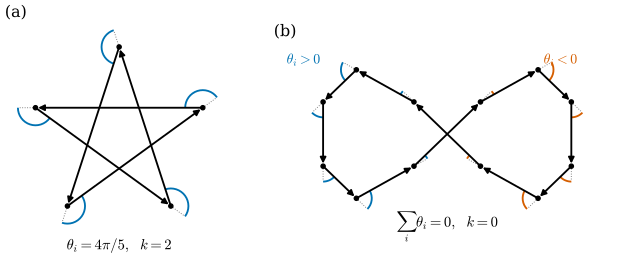

Source code (Python):
"""Figure 37.4.2: discrete turning numbers.

(a) the pentagram {5/2} (vertices of a regular pentagon visited with step 2): every turning angle is 4 pi/5, k = 2;
(b) the figure-eight (sin t, sin t cos t) sampled at 12 parameter values: turning angles of both signs, k = 0.

Run: PYTHONPATH=tools python3 chapters/37-curves-smooth-discrete/figures/fig-37-4-2-discrete-turning.py
"""
import sys
from pathlib import Path

import numpy as np

sys.path.insert(0, str(Path(__file__).resolve().parents[1] / "lib"))
import dgfig  # noqa: E402
dgfig.setup()
import matplotlib.pyplot as plt  # noqa: E402
from matplotlib.patches import Arc  # noqa: E402

import dgdec as dd  # noqa: E402
import ddg37  # noqa: E402

C = dgfig.COLORS
a = np.pi / 2 + 2 * np.pi * 2 * np.arange(5) / 5
P5 = np.stack([np.cos(a), np.sin(a)], 1)
th5 = dd.turning_angles(P5, True)
assert np.allclose(th5, 4 * np.pi / 5) and abs(th5.sum() / (2 * np.pi) - 2) < 1e-12
P8, _ = ddg37.sample("figure8", 12, phase=np.pi / 12)
th8 = dd.turning_angles(P8, True)
assert abs(th8.sum()) < 1e-12 and np.abs(th8).max() < np.pi - 0.1


def draw(ax, P, th, r):
    n = len(P)
    E = np.roll(P, -1, 0) - P
    for i in range(n):
        ax.annotate("", xy=P[(i + 1) % n], xytext=P[i],
                    arrowprops=dict(arrowstyle="-|>", color=C["main"], lw=1.4, mutation_scale=9, shrinkA=0,
                                    shrinkB=2))
    ax.plot(P[:, 0], P[:, 1], "o", color=C["main"], ms=3.2, zorder=5)
    for i in range(n):
        a_in = np.degrees(np.arctan2(E[i - 1, 1], E[i - 1, 0]))
        col = C["tangent"] if th[i] > 0 else C["normal"]
        t1, t2 = (a_in, a_in + np.degrees(th[i])) if th[i] > 0 else (a_in + np.degrees(th[i]), a_in)
        ext = P[i] + 0.9 * r * E[i - 1] / np.linalg.norm(E[i - 1])
        ax.plot([P[i, 0], ext[0]], [P[i, 1], ext[1]], color=C["aux"], lw=0.7, ls=":")
        ax.add_patch(Arc(P[i], 2 * r, 2 * r, theta1=t1, theta2=t2, color=col, lw=1.4))


fig, (ax, bx) = plt.subplots(1, 2, figsize=(7.0, 3.0), gridspec_kw={"width_ratios": [1, 1.25]})
draw(ax, P5, th5, 0.2)
ax.text(0, -1.3, r"$\theta_i = 4\pi/5,\ \ k = 2$", ha="center", fontsize=11)
ax.set_aspect("equal")
ax.set_xlim(-1.3, 1.3)
ax.set_ylim(-1.45, 1.25)
ax.set_axis_off()
ax.set_title("(a)", fontsize=12, loc="left")
draw(bx, P8, th8, 0.12)
bx.text(0, -0.72, r"$\sum_i \theta_i = 0,\ \ k = 0$", ha="center", fontsize=11)
bx.text(-1.25, 0.55, r"$\theta_i > 0$", color=C["tangent"], fontsize=10.5)
bx.text(0.75, 0.55, r"$\theta_i < 0$", color=C["normal"], fontsize=10.5)
bx.set_aspect("equal")
bx.set_xlim(-1.35, 1.35)
bx.set_ylim(-0.85, 0.7)
bx.set_axis_off()
bx.set_title("(b)", fontsize=12, loc="left")
fig.tight_layout()
dgfig.save(fig, __file__)
